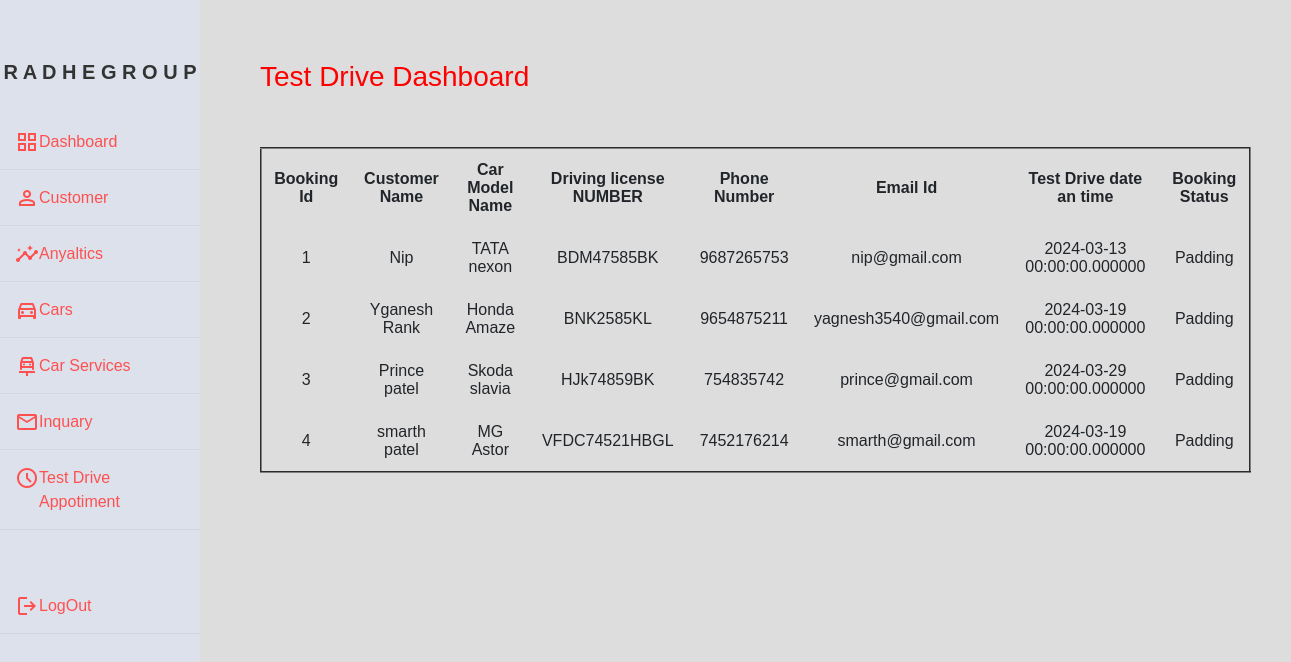
The app's page /testdrive.php with its own data.
### testdrive.php (the view, shortened to what this page needs)
<?php
$servername = "localhost";
$username = "root";
$pass = "";
$database = "car sales and service";
$conn = mysqli_connect($servername, $username, $pass, $database);
?>
<html>
<head>
    <link rel="stylesheet" href="https://stackpath.bootstrapcdn.com/bootstrap/4.5.2/css/bootstrap.min.css">
<body>
    <?php include 'nav.php' ?>
    <div class="main_content">
        <div class="info">
            <div class="content">
                <h3>Test Drive Dashboard </h3> <br>
                <div class="table-container">
                    <table border="2">
                        <tr>
                            <td><b>Booking Id</b></td>
                            <td><b>Customer Name</b></td>
                            <td><b>Car Model Name</b></td>
                            <td><b>Driving license NUMBER</b></td>
                            <td><b>Phone Number</b></td>
                            <td><b>Email Id </b></td>
                            <td><b>Test Drive date an time </b></td>
                            <td><b>Booking Status </b></td>
                        </tr>
                        <tbody>
                            <?php
                            $sql = "SELECT * FROM `test drive booking table`";
                            $result = mysqli_query($conn, $sql);
                            if (mysqli_num_rows($result) > 0) {
                                while ($row = mysqli_fetch_assoc($result)) {
                                    echo "<tr>";
                                    echo "<td>" . $row['Booking id'] . "</td>";
                                    echo "<td>" . $row['Customer name'] . "</td>";
                                    echo "<td>" . $row['Car Model_Name'] . "</td>";
                                    echo "<td>" . $row['Driving License'] . "</td>";
                                    echo "<td>" . $row['Phone No'] . "</td>";
                                    echo "<td>" . $row['email id'] . "</td>";
                                    echo "<td>" . $row['Test Drive Date And Time'] . "</td>";
                                    echo "<td>" . $row['Booking Status'] . "</td>";
                                    echo "</tr>";
                                }
                            } else {
                                echo "<tr><td colspan='6'>No records found</td></tr>";
                            }
                            ?>
                        </tbody>
                    </table>
                </div>
            </div>
        </div>
    </div>
</body>
</head>
</html>

### testdrive.php (style rules this page uses)
body { font-family: 'Segoe UI', Tahoma, Geneva, Verdana, sans-serif; margin: 0; padding: 0; background-color: #ddd; }
.content { margin-left: 20px; padding: 20px; }
h3 { color: red; margin-top: 20px; }
.table-container { margin-top: 20px; }
table { width: 100%; border-collapse: collapse; margin-top: 20px; }
th, td { padding: 12px; border: 1px solid #ddd; text-align: center; }

### nav.php (style rules this page uses)
* { margin: 0; padding: 0; box-sizing: border-box; list-style: none; text-decoration: none; font-family: 'Poppins', sans-serif; }
.wrapper .main_content { margin-left: 200px; }
.wrapper .main_content .info { margin: 20px; color: #717171; line-height: 25px; }
.wrapper .main_content .info div { margin-bottom: 20px; }

### records on screen
test drive booking table: Booking id "1", Customer name "Nip", Car Model_Name "TATA nexon", Driving License "BDM47585BK", Phone No "9687265753", email id "nip@gmail.com", Test Drive Date And Time "2024-03-13 00:00:00.000000", Booking Status "Padding"
test drive booking table: Booking id "2", Customer name "Yganesh Rank", Car Model_Name "Honda Amaze", Driving License "BNK2585KL", Phone No "9654875211", email id "yagnesh3540@gmail.com", Test Drive Date And Time "2024-03-19 00:00:00.000000", Booking Status "Padding"
test drive booking table: Booking id "3", Customer name "Prince patel", Car Model_Name "Skoda slavia", Driving License "HJk74859BK", Phone No "754835742", email id "prince@gmail.com", Test Drive Date And Time "2024-03-29 00:00:00.000000", Booking Status "Padding"
test drive booking table: Booking id "4", Customer name "smarth patel", Car Model_Name "MG Astor", Driving License "VFDC74521HBGL", Phone No "7452176214", email id "smarth@gmail.com", Test Drive Date And Time "2024-03-19 00:00:00.000000", Booking Status "Padding"
